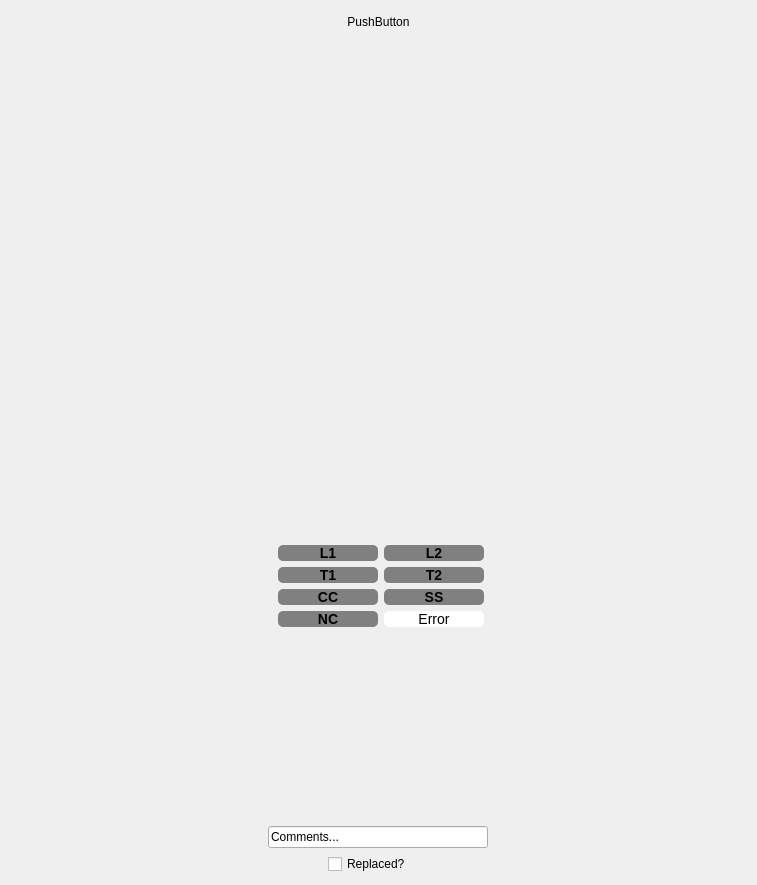
<?xml version="1.0" encoding="UTF-8"?>
<ui version="4.0">
 <class>yr_panel</class>
 <widget class="QWidget" name="yr_panel">
  <property name="geometry">
   <rect>
    <x>0</x>
    <y>0</y>
    <width>757</width>
    <height>885</height>
   </rect>
  </property>
  <property name="sizePolicy">
   <sizepolicy hsizetype="Expanding" vsizetype="Preferred">
    <horstretch>0</horstretch>
    <verstretch>0</verstretch>
   </sizepolicy>
  </property>
  <property name="windowTitle">
   <string>Form</string>
  </property>
  <layout class="QVBoxLayout" name="verticalLayout">
   <item>
    <layout class="QVBoxLayout" name="vertical_panel_layout">
     <property name="spacing">
      <number>6</number>
     </property>
     <item>
      <widget class="QPushButton" name="yr_label">
       <property name="text">
        <string>PushButton</string>
       </property>
       <property name="flat">
        <bool>true</bool>
       </property>
      </widget>
     </item>
     <item>
      <widget class="QLabel" name="slab_img">
       <property name="minimumSize">
        <size>
         <width>300</width>
         <height>500</height>
        </size>
       </property>
       <property name="text">
        <string/>
       </property>
       <property name="alignment">
        <set>Qt::AlignCenter</set>
       </property>
      </widget>
     </item>
     <item>
      <layout class="QFormLayout" name="btn_group">
       <property name="labelAlignment">
        <set>Qt::AlignCenter</set>
       </property>
       <property name="formAlignment">
        <set>Qt::AlignHCenter|Qt::AlignTop</set>
       </property>
       <item row="0" column="0">
        <widget class="QPushButton" name="l1_btn">
         <property name="enabled">
          <bool>true</bool>
         </property>
         <property name="sizePolicy">
          <sizepolicy hsizetype="Fixed" vsizetype="Fixed">
           <horstretch>0</horstretch>
           <verstretch>0</verstretch>
          </sizepolicy>
         </property>
         <property name="minimumSize">
          <size>
           <width>100</width>
           <height>0</height>
          </size>
         </property>
         <property name="styleSheet">
          <string notr="true">QPushButton{
background-color : gray;
border-style : outset;
border-radius: 5px;
font : bold 14px;
adding : 2px;
}
QPushButton::checked{
background-color: green;
border-style : inset;
}</string>
         </property>
         <property name="text">
          <string>L1</string>
         </property>
         <property name="checkable">
          <bool>true</bool>
         </property>
         <property name="autoExclusive">
          <bool>true</bool>
         </property>
        </widget>
       </item>
       <item row="0" column="1">
        <widget class="QPushButton" name="l2_btn">
         <property name="sizePolicy">
          <sizepolicy hsizetype="Fixed" vsizetype="Fixed">
           <horstretch>0</horstretch>
           <verstretch>0</verstretch>
          </sizepolicy>
         </property>
         <property name="minimumSize">
          <size>
           <width>100</width>
           <height>0</height>
          </size>
         </property>
         <property name="styleSheet">
          <string notr="true">QPushButton{
background-color : gray;
border-style : outset;
border-radius: 5px;
font : bold 14px;
adding : 2px;
}
QPushButton::checked{
background-color: green;
border-style : inset;
}</string>
         </property>
         <property name="text">
          <string>L2</string>
         </property>
         <property name="checkable">
          <bool>true</bool>
         </property>
         <property name="autoExclusive">
          <bool>true</bool>
         </property>
        </widget>
       </item>
       <item row="1" column="0">
        <widget class="QPushButton" name="t1_btn">
         <property name="sizePolicy">
          <sizepolicy hsizetype="Fixed" vsizetype="Fixed">
           <horstretch>0</horstretch>
           <verstretch>0</verstretch>
          </sizepolicy>
         </property>
         <property name="minimumSize">
          <size>
           <width>100</width>
           <height>0</height>
          </size>
         </property>
         <property name="styleSheet">
          <string notr="true">QPushButton{
background-color : gray;
border-style : outset;
border-radius: 5px;
font : bold 14px;
adding : 2px;
}
QPushButton::checked{
background-color: green;
border-style : inset;
}</string>
         </property>
         <property name="text">
          <string>T1</string>
         </property>
         <property name="checkable">
          <bool>true</bool>
         </property>
         <property name="autoExclusive">
          <bool>true</bool>
         </property>
        </widget>
       </item>
       <item row="1" column="1">
        <widget class="QPushButton" name="t2_btn">
         <property name="sizePolicy">
          <sizepolicy hsizetype="Fixed" vsizetype="Fixed">
           <horstretch>0</horstretch>
           <verstretch>0</verstretch>
          </sizepolicy>
         </property>
         <property name="minimumSize">
          <size>
           <width>100</width>
           <height>0</height>
          </size>
         </property>
         <property name="styleSheet">
          <string notr="true">QPushButton{
background-color : gray;
border-style : outset;
border-radius: 5px;
font : bold 14px;
adding : 2px;
}
QPushButton::checked{
background-color: green;
border-style : inset;
}</string>
         </property>
         <property name="text">
          <string>T2</string>
         </property>
         <property name="checkable">
          <bool>true</bool>
         </property>
         <property name="autoExclusive">
          <bool>true</bool>
         </property>
        </widget>
       </item>
       <item row="2" column="0">
        <widget class="QPushButton" name="cc_btn">
         <property name="sizePolicy">
          <sizepolicy hsizetype="Fixed" vsizetype="Fixed">
           <horstretch>0</horstretch>
           <verstretch>0</verstretch>
          </sizepolicy>
         </property>
         <property name="minimumSize">
          <size>
           <width>100</width>
           <height>0</height>
          </size>
         </property>
         <property name="styleSheet">
          <string notr="true">QPushButton{
background-color : gray;
border-style : outset;
border-radius: 5px;
font : bold 14px;
adding : 2px;
}
QPushButton::checked{
background-color: green;
border-style : inset;
}</string>
         </property>
         <property name="text">
          <string>CC</string>
         </property>
         <property name="checkable">
          <bool>true</bool>
         </property>
         <property name="autoExclusive">
          <bool>true</bool>
         </property>
        </widget>
       </item>
       <item row="2" column="1">
        <widget class="QPushButton" name="ss_btn">
         <property name="sizePolicy">
          <sizepolicy hsizetype="Fixed" vsizetype="Fixed">
           <horstretch>0</horstretch>
           <verstretch>0</verstretch>
          </sizepolicy>
         </property>
         <property name="minimumSize">
          <size>
           <width>100</width>
           <height>0</height>
          </size>
         </property>
         <property name="styleSheet">
          <string notr="true">QPushButton{
background-color : gray;
border-style : outset;
border-radius: 5px;
font : bold 14px;
adding : 2px;
}
QPushButton::checked{
background-color: green;
border-style : inset;
}</string>
         </property>
         <property name="text">
          <string>SS</string>
         </property>
         <property name="checkable">
          <bool>true</bool>
         </property>
         <property name="autoExclusive">
          <bool>true</bool>
         </property>
        </widget>
       </item>
       <item row="3" column="0">
        <widget class="QPushButton" name="nc_btn">
         <property name="enabled">
          <bool>true</bool>
         </property>
         <property name="sizePolicy">
          <sizepolicy hsizetype="Fixed" vsizetype="Fixed">
           <horstretch>0</horstretch>
           <verstretch>0</verstretch>
          </sizepolicy>
         </property>
         <property name="minimumSize">
          <size>
           <width>100</width>
           <height>0</height>
          </size>
         </property>
         <property name="styleSheet">
          <string notr="true">QPushButton{
background-color : gray;
border-style : outset;
border-radius: 5px;
font : bold 14px;
adding : 2px;
}
QPushButton::checked{
background-color: green;
border-style : inset;
}</string>
         </property>
         <property name="text">
          <string>NC</string>
         </property>
         <property name="checkable">
          <bool>true</bool>
         </property>
         <property name="autoExclusive">
          <bool>true</bool>
         </property>
        </widget>
       </item>
       <item row="3" column="1">
        <widget class="QPushButton" name="error_btn">
         <property name="sizePolicy">
          <sizepolicy hsizetype="Fixed" vsizetype="Fixed">
           <horstretch>0</horstretch>
           <verstretch>0</verstretch>
          </sizepolicy>
         </property>
         <property name="minimumSize">
          <size>
           <width>100</width>
           <height>0</height>
          </size>
         </property>
         <property name="styleSheet">
          <string notr="true">QPushButton{
background-color : white;
border-style : outset;
border-radius: 5px;
font :  14px;
adding : 2px;
}
QPushButton::checked{
background-color: green;
border-style : inset;
}</string>
         </property>
         <property name="text">
          <string>Error</string>
         </property>
         <property name="checkable">
          <bool>true</bool>
         </property>
         <property name="autoExclusive">
          <bool>true</bool>
         </property>
        </widget>
       </item>
      </layout>
     </item>
     <item>
      <layout class="QHBoxLayout" name="horizontal_comments_layout">
       <item>
        <widget class="QLineEdit" name="comments_field">
         <property name="sizePolicy">
          <sizepolicy hsizetype="Fixed" vsizetype="Fixed">
           <horstretch>0</horstretch>
           <verstretch>0</verstretch>
          </sizepolicy>
         </property>
         <property name="maximumSize">
          <size>
           <width>220</width>
           <height>16777215</height>
          </size>
         </property>
         <property name="tabletTracking">
          <bool>false</bool>
         </property>
         <property name="focusPolicy">
          <enum>Qt::ClickFocus</enum>
         </property>
         <property name="inputMask">
          <string/>
         </property>
         <property name="text">
          <string>Comments...</string>
         </property>
         <property name="cursorPosition">
          <number>11</number>
         </property>
         <property name="alignment">
          <set>Qt::AlignLeading|Qt::AlignLeft|Qt::AlignVCenter</set>
         </property>
         <property name="dragEnabled">
          <bool>false</bool>
         </property>
        </widget>
       </item>
      </layout>
     </item>
     <item>
      <layout class="QHBoxLayout" name="horizontal_replaced_layout">
       <item>
        <widget class="QCheckBox" name="replaced_box">
         <property name="sizePolicy">
          <sizepolicy hsizetype="Fixed" vsizetype="Fixed">
           <horstretch>0</horstretch>
           <verstretch>0</verstretch>
          </sizepolicy>
         </property>
         <property name="minimumSize">
          <size>
           <width>100</width>
           <height>0</height>
          </size>
         </property>
         <property name="maximumSize">
          <size>
           <width>100</width>
           <height>16777215</height>
          </size>
         </property>
         <property name="text">
          <string>Replaced?</string>
         </property>
        </widget>
       </item>
      </layout>
     </item>
    </layout>
   </item>
  </layout>
 </widget>
 <resources/>
 <connections/>
</ui>
